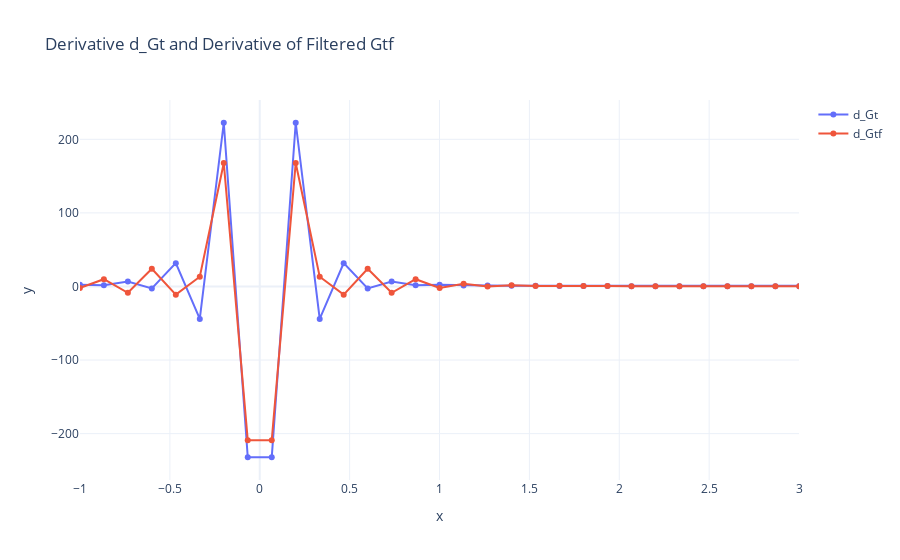

The code cell stored with this chart in its notebook:
### Code cell
fig = go.Figure()
fig.add_trace(go.Scatter(x=r, y=d_Gt, name="d_Gt", mode="lines+markers"))
fig.add_trace(go.Scatter(x=r, y=d_Gtf, name="d_Gtf", mode="lines+markers"))
fig.update_layout(
    title='Derivative d_Gt and Derivative of Filtered Gtf',
    xaxis=dict(title='x', type='linear'),  # use 'log' for log scale
    yaxis=dict(title='y'),
    xaxis_range=[-1,3],
    hovermode='x',
    template='plotly_white'
)

### Figure 1 — Plotly figure (JSON) as saved in the notebook; plotly's stock layout.template omitted (floating-point values rounded to 4 significant figures; data arrays with more than 128 entries replaced by an {"elided": "..."} marker saying what was removed)
{"data": [{"mode": "lines+markers", "name": "d_Gt", "type": "scatter", "x": {"elided": "1506 float values"}, "y": {"elided": "1506 float values"}}, {"mode": "lines+markers", "name": "d_Gtf", "type": "scatter", "x": {"elided": "1506 float values"}, "y": {"elided": "1506 float values"}}], "layout": {"hovermode": "x", "title": {"text": "Derivative d_Gt and Derivative of Filtered Gtf"}, "xaxis": {"range": [-1, 3], "title": {"text": "x"}, "type": "linear"}, "yaxis": {"title": {"text": "y"}}}}
